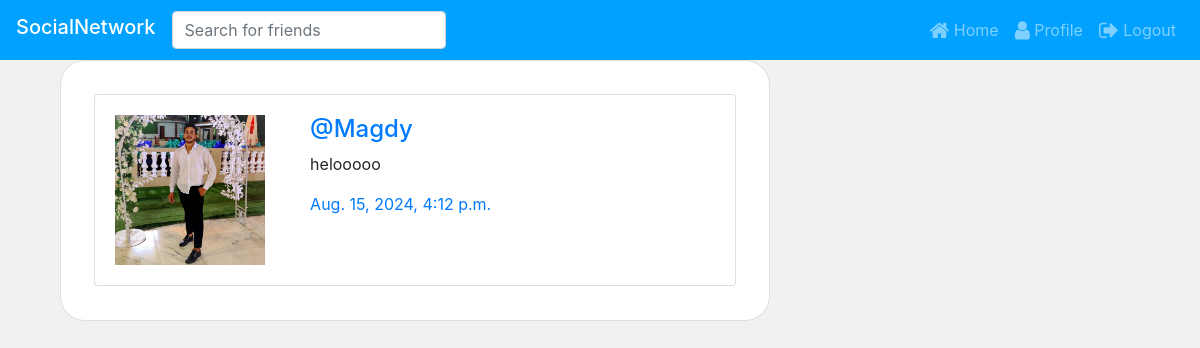
The page /home/ (signed in) on the database its author committed.
### core/models.py (models this page shows, shortened)
class Post(models.Model):
    user = models.ForeignKey(User , on_delete=models.CASCADE)
    caption = models.TextField(max_length=600 , null=False)
    date_created = models.DateTimeField(auto_now_add=True , null=False)

class User(AbstractUser):
    profile_pic =models.ImageField(default='profile_pics/default.jpg',upload_to='profile_pics')
    bio = models.TextField(blank=True,null=True ,max_length=500 , default="")
    def get_followings(self):
        followings = Friends.objects.filter(user_a =self)
        temp =[]
        for item in followings:
            temp.append(item.user_b.id)
        return temp

### core/views.py (the view)
# urls.py: path("home/",HomePage.as_view() ,name='home-page' ),
@method_decorator(login_required(login_url='login'),name='dispatch')
class HomePage(ListView):
    model = Post
    template_name = 'home.html'
    paginate_by = 5
    def get_queryset(self):
        followings = self.request.user.get_followings()
        return Post.objects.filter(user_id__in=followings).order_by('-date_created')

### Templates/home.html (shortened to what this page needs)
{%  extends 'base.html' %}
{% load crispy_forms_tags %}
{% block navbar %}
{%  include 'navbar.html' %}
{% endblock navbar %}
{% block content %}
<div class="col-md-8" >
        <div class="card card-body"style="border-radius:25px; min-height:100%;">
                {% for post in object_list %}
                <div class="card" style="margin: 2%;">
                 <div class="card-body row">
                    <div class="col-md-4">
                      <img src="{{post.user.profile_pic.url}} " width="150" height="150">
                    </div>
                    <div class="col-med-10">
                    <div >
                        <a href="/user/{{post.user.username}}"><h4>@{{post.user.username}}</h4></a>
                        <p class="card-text">{{post.caption}}</p>
                        <a href="#" class="card-link">{{post.date_created}}</a>
                    </div>
                    </div>
                 </div>
                </div>
                {% endfor %}
        </div>
        <br>
    </div>
</div>
{% endblock content %}

### rows shown on the page
Post: user.profile_pic (picture), user.username "Magdy", caption "helooooo", date_created "Aug. 15, 2024, 4:12 p.m."
